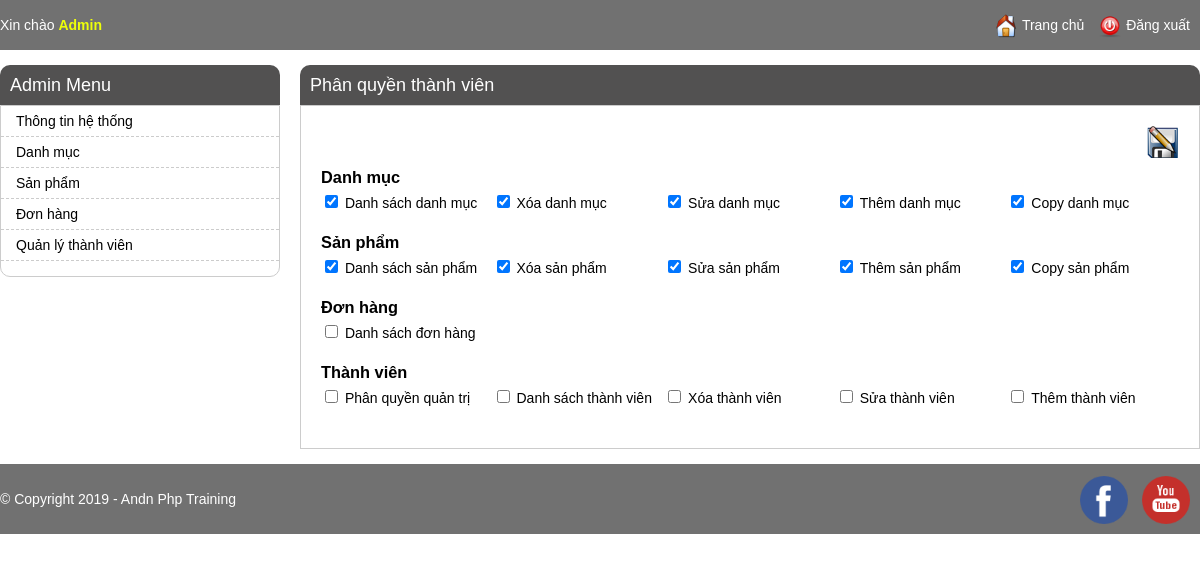
The page /meber/member_privilege.php?id=3 (signed in) on the database its author committed.
### tables this page shows
CREATE TABLE IF NOT EXISTS `privilege_group` (
  `id` int(11) NOT NULL AUTO_INCREMENT,
  `name` varchar(100) NOT NULL,
  `position` int(11) NOT NULL,
  `created_time` int(11) NOT NULL,
  `last_updated` int(11) NOT NULL,
  PRIMARY KEY (`id`)
);

CREATE TABLE IF NOT EXISTS `privilege` (
  `id` int(11) NOT NULL AUTO_INCREMENT,
  `group_id` int(11) NOT NULL,
  `name` varchar(100) NOT NULL,
  `url_match` varchar(255) NOT NULL,
  `created_time` int(11) NOT NULL,
  `last_updated` int(11) NOT NULL,
  PRIMARY KEY (`id`),
  KEY `group_id` (`group_id`)
);

### meber/member_privilege.php (the view, shortened to what this page needs)
<?php
include 'header.php';
if (!empty($_SESSION['current_user'])) {
    ?>
    <div class="main-content">
        <h1>Phân quyền thành viên</h1>
        <div id="content-box">
            <?php
            if (!empty($_GET['action']) && $_GET['action'] == "save"
            ) {
                $data = $_POST;
                $insertString = "";
                $deleteOldPrivileges = mysqli_query($con, "DELETE FROM `user_privilege` WHERE `user_id` = ".$data['user_id']);
                foreach ($data['privileges'] as $insertPrivilege) {
                    $insertString .= !empty($insertString) ? "," : "";
                    $insertString .= "(NULL, " . $data['user_id'] . ", " . $insertPrivilege . ", '1595430953', '1595430953')";
                }
                $insertPrivilege = mysqli_query($con, "INSERT INTO `user_privilege` (`id`, `user_id`, `privilege_id`, `created_time`, `last_updated`) VALUES " . $insertString);
                if(!$insertPrivilege){
                    $error = "Phân quyền không thành công. Xin thử lại";
                }
                ?>
                <?php if(!empty($error)){ ?>
                    echo $error;
                <?php } else { ?>
                    Phân quyền thành công. <a href="member_listing.php">Quay lại danh sách thành viên</a>
                <?php } ?>
            <?php } else { ?>
                <?php
                $privileges = mysqli_query($con, "SELECT * FROM `privilege`");
                $privileges = mysqli_fetch_all($privileges, MYSQLI_ASSOC);
                $privilegeGroup = mysqli_query($con, "SELECT * FROM `privilege_group` ORDER BY `privilege_group`.`position` ASC");
                $privilegeGroup = mysqli_fetch_all($privilegeGroup, MYSQLI_ASSOC);
                $currentPrivileges = mysqli_query($con, "SELECT * FROM `user_privilege` WHERE `user_id` = ".$_GET['id']);
                $currentPrivileges = mysqli_fetch_all($currentPrivileges, MYSQLI_ASSOC);
                $currentPrivilegeList = array();
                if(!empty($currentPrivileges)){
                    foreach($currentPrivileges as $currentPrivilege){
                        $currentPrivilegeList[] = $currentPrivilege['privilege_id'];
                    }
                }
                ?>
                <form id="editing-form" method="POST" action="?action=save" enctype="multipart/form-data">
                    <input type="submit" title="Lưu thành viên" value="" />
                    <?php foreach ($privilegeGroup as $group) { ?>
                        <div class="privilege-group">
                            <h3 class="group-name"><?= $group['name'] ?></h3>
                            <ul>
                                <?php foreach ($privileges as $privilege) { ?>
                                    <?php if ($privilege['group_id'] == $group['id']) { ?>
                                        <li>
                                            <input type="checkbox"
                                                <?php if(in_array($privilege['id'], $currentPrivilegeList)){ ?>
                                                checked=""
                                                <?php } ?>
                                                value="<?= $privilege['id'] ?>" id="privilege_<?= $privilege['id'] ?>" name="privileges[]" />
                                            <label for="privilege_<?= $privilege['id'] ?>"><?= $privilege['name'] ?></label>
                                        </li>
                                    <?php } ?>
                                <?php } ?>
                            </ul>
                        </div>
                    <?php } ?>
                </form>
            <?php } ?>
        </div>
    </div>
    <?php
}
include './footer.php';
?>

### Chaychuongtrinh/css/admin_style.css (style rules this page uses)
body { font-family: arial; padding: 0; margin: 0; font-size: 14px; }
h1 { text-align: center; }
.main-content { float: left; width: 900px; margin-left: 20px; }
.main-content h1 { margin: 0; text-align: left; background: #525151; color: #fff; font-size: 18px; font-weight: normal; line-height: 40px; border-radius: 10px 10px 0 0; padding: 0 10px; }
#content-box { border: 1px solid #ccc; padding: 20px; }
#editing-form label { width: 150px; display: inline-block; float: left; }
#editing-form input { margin-bottom: 10px; line-height: 32px; float: left; }
#editing-form input[type=submit] { float: right; background: url('../images/save.png') center center no-repeat; background-size: 32px 32px; height: 32px; width: 32px; border: 0; cursor: pointer; }
.privilege-group { margin-bottom: 15px; }
.group-name { margin: 0; padding-bottom: 5px; }
.privilege-group ul { margin: 0; padding: 0; }
.privilege-group ul li { float: left; width: 20%; list-style: none; }
#editing-form .privilege-group ul li input { float: none; }
#editing-form .privilege-group ul li label { float: none; width: auto; }

### rows shown on the page
privilege_group: name "Danh mục"
privilege: id "☑", name "Danh sách danh mục"
privilege: id "☑", name "Xóa danh mục"
privilege: id "☑", name "Sửa danh mục"
privilege: id "☑", name "Thêm danh mục"
privilege: id "☑", name "Copy danh mục"
privilege_group: name "Sản phẩm"
privilege: id "☑", name "Danh sách sản phẩm"
privilege: id "☑", name "Xóa sản phẩm"
privilege: id "☑", name "Sửa sản phẩm"
privilege: id "☑", name "Thêm sản phẩm"
privilege: id "☑", name "Copy sản phẩm"
privilege_group: name "Đơn hàng"
privilege: name "Danh sách đơn hàng"
privilege_group: name "Thành viên"
privilege: name "Phân quyền quản trị"
privilege: name "Danh sách thành viên"
privilege: name "Xóa thành viên"
privilege: name "Sửa thành viên"
privilege: name "Thêm thành viên"
